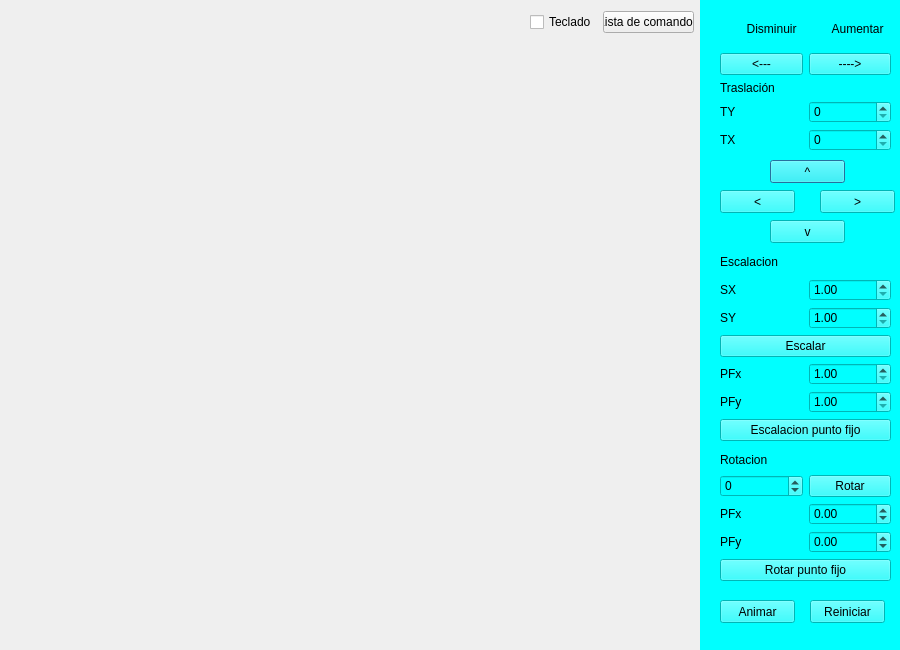
<?xml version="1.0" encoding="UTF-8"?>
<ui version="4.0">
 <class>Dialog</class>
 <widget class="QDialog" name="Dialog">
  <property name="geometry">
   <rect>
    <x>0</x>
    <y>0</y>
    <width>900</width>
    <height>650</height>
   </rect>
  </property>
  <property name="windowTitle">
   <string>Dialog</string>
  </property>
  <widget class="QWidget" name="widget" native="true">
   <property name="geometry">
    <rect>
     <x>700</x>
     <y>0</y>
     <width>200</width>
     <height>650</height>
    </rect>
   </property>
   <property name="styleSheet">
    <string notr="true">background-color: rgb(0, 255, 255);</string>
   </property>
   <widget class="QPushButton" name="pushButtonArriba">
    <property name="geometry">
     <rect>
      <x>70</x>
      <y>160</y>
      <width>75</width>
      <height>23</height>
     </rect>
    </property>
    <property name="text">
     <string>^</string>
    </property>
   </widget>
   <widget class="QPushButton" name="pushButtonDerecha">
    <property name="geometry">
     <rect>
      <x>120</x>
      <y>190</y>
      <width>75</width>
      <height>23</height>
     </rect>
    </property>
    <property name="text">
     <string>&gt;</string>
    </property>
   </widget>
   <widget class="QPushButton" name="pushButtonAbajo">
    <property name="geometry">
     <rect>
      <x>70</x>
      <y>220</y>
      <width>75</width>
      <height>23</height>
     </rect>
    </property>
    <property name="text">
     <string>v</string>
    </property>
   </widget>
   <widget class="QPushButton" name="pushButtonIzquierda">
    <property name="geometry">
     <rect>
      <x>20</x>
      <y>190</y>
      <width>75</width>
      <height>23</height>
     </rect>
    </property>
    <property name="text">
     <string>&lt;</string>
    </property>
   </widget>
   <widget class="QPushButton" name="pushButtonReiniciar">
    <property name="geometry">
     <rect>
      <x>110</x>
      <y>600</y>
      <width>75</width>
      <height>23</height>
     </rect>
    </property>
    <property name="text">
     <string>Reiniciar</string>
    </property>
   </widget>
   <widget class="QWidget" name="layoutWidget">
    <property name="geometry">
     <rect>
      <x>20</x>
      <y>10</y>
      <width>171</width>
      <height>141</height>
     </rect>
    </property>
    <layout class="QVBoxLayout" name="verticalLayout_10">
     <item>
      <layout class="QVBoxLayout" name="verticalLayout_3">
       <item>
        <layout class="QHBoxLayout" name="horizontalLayout_2">
         <item>
          <widget class="QLabel" name="Disminuir">
           <property name="text">
            <string>        Disminuir </string>
           </property>
          </widget>
         </item>
         <item>
          <widget class="QLabel" name="Aumentar">
           <property name="text">
            <string>       Aumentar</string>
           </property>
          </widget>
         </item>
        </layout>
       </item>
       <item>
        <layout class="QHBoxLayout" name="horizontalLayout">
         <item>
          <widget class="QPushButton" name="pushButtonDisminuir">
           <property name="text">
            <string>&lt;---</string>
           </property>
          </widget>
         </item>
         <item>
          <widget class="QPushButton" name="pushButtonAumentar">
           <property name="text">
            <string>----&gt;</string>
           </property>
          </widget>
         </item>
        </layout>
       </item>
      </layout>
     </item>
     <item>
      <layout class="QVBoxLayout" name="verticalLayout_2">
       <item>
        <widget class="QLabel" name="Traslacion">
         <property name="text">
          <string>Traslación</string>
         </property>
        </widget>
       </item>
       <item>
        <layout class="QVBoxLayout" name="verticalLayout_4">
         <item>
          <layout class="QHBoxLayout" name="horizontalLayout_4">
           <item>
            <widget class="QLabel" name="TY">
             <property name="text">
              <string>TY</string>
             </property>
            </widget>
           </item>
           <item>
            <widget class="QSpinBox" name="spinBoxTy"/>
           </item>
          </layout>
         </item>
        </layout>
       </item>
       <item>
        <layout class="QHBoxLayout" name="horizontalLayout_3">
         <item>
          <widget class="QLabel" name="TX">
           <property name="text">
            <string>TX</string>
           </property>
          </widget>
         </item>
         <item>
          <widget class="QSpinBox" name="spinBoxTx"/>
         </item>
        </layout>
       </item>
      </layout>
     </item>
    </layout>
   </widget>
   <widget class="QPushButton" name="pushButtonAnimar">
    <property name="geometry">
     <rect>
      <x>20</x>
      <y>600</y>
      <width>75</width>
      <height>23</height>
     </rect>
    </property>
    <property name="text">
     <string>Animar</string>
    </property>
   </widget>
   <widget class="QWidget" name="">
    <property name="geometry">
     <rect>
      <x>20</x>
      <y>250</y>
      <width>171</width>
      <height>191</height>
     </rect>
    </property>
    <layout class="QVBoxLayout" name="verticalLayout_12">
     <item>
      <layout class="QVBoxLayout" name="verticalLayout">
       <item>
        <layout class="QVBoxLayout" name="verticalLayout_5">
         <item>
          <widget class="QLabel" name="Ecalacion">
           <property name="text">
            <string>Escalacion</string>
           </property>
          </widget>
         </item>
         <item>
          <layout class="QVBoxLayout" name="verticalLayout_6">
           <item>
            <layout class="QHBoxLayout" name="horizontalLayout_5">
             <item>
              <widget class="QLabel" name="label_4">
               <property name="text">
                <string>SX</string>
               </property>
              </widget>
             </item>
             <item>
              <widget class="QDoubleSpinBox" name="doubleSpinBoxSX">
               <property name="minimum">
                <double>1.000000000000000</double>
               </property>
               <property name="maximum">
                <double>20.000000000000000</double>
               </property>
              </widget>
             </item>
            </layout>
           </item>
           <item>
            <layout class="QHBoxLayout" name="horizontalLayout_6">
             <item>
              <widget class="QLabel" name="label_5">
               <property name="text">
                <string>SY</string>
               </property>
              </widget>
             </item>
             <item>
              <widget class="QDoubleSpinBox" name="doubleSpinBoxSY">
               <property name="minimum">
                <double>1.000000000000000</double>
               </property>
               <property name="maximum">
                <double>20.000000000000000</double>
               </property>
              </widget>
             </item>
            </layout>
           </item>
          </layout>
         </item>
        </layout>
       </item>
       <item>
        <widget class="QPushButton" name="pushButtonEscalar">
         <property name="text">
          <string>Escalar</string>
         </property>
        </widget>
       </item>
      </layout>
     </item>
     <item>
      <layout class="QVBoxLayout" name="verticalLayout_9">
       <item>
        <layout class="QVBoxLayout" name="verticalLayout_7">
         <item>
          <layout class="QHBoxLayout" name="horizontalLayout_7">
           <item>
            <widget class="QLabel" name="label_7">
             <property name="text">
              <string>PFx</string>
             </property>
            </widget>
           </item>
           <item>
            <widget class="QDoubleSpinBox" name="doubleSpinBoxPFx">
             <property name="minimum">
              <double>1.000000000000000</double>
             </property>
             <property name="maximum">
              <double>20.000000000000000</double>
             </property>
            </widget>
           </item>
          </layout>
         </item>
         <item>
          <layout class="QHBoxLayout" name="horizontalLayout_8">
           <item>
            <widget class="QLabel" name="label_8">
             <property name="text">
              <string>PFy</string>
             </property>
            </widget>
           </item>
           <item>
            <widget class="QDoubleSpinBox" name="doubleSpinBoxPFy">
             <property name="minimum">
              <double>1.000000000000000</double>
             </property>
             <property name="maximum">
              <double>20.000000000000000</double>
             </property>
            </widget>
           </item>
          </layout>
         </item>
        </layout>
       </item>
       <item>
        <widget class="QPushButton" name="pushButtonEscalacionPF">
         <property name="text">
          <string>Escalacion punto fijo</string>
         </property>
        </widget>
       </item>
      </layout>
     </item>
    </layout>
   </widget>
   <widget class="QWidget" name="">
    <property name="geometry">
     <rect>
      <x>20</x>
      <y>450</y>
      <width>171</width>
      <height>131</height>
     </rect>
    </property>
    <layout class="QVBoxLayout" name="verticalLayout_13">
     <item>
      <layout class="QVBoxLayout" name="verticalLayout_8">
       <item>
        <widget class="QLabel" name="labelRotacion">
         <property name="text">
          <string>Rotacion</string>
         </property>
        </widget>
       </item>
       <item>
        <layout class="QHBoxLayout" name="horizontalLayout_9">
         <item>
          <widget class="QSpinBox" name="spinBoxAngulo">
           <property name="minimum">
            <number>-360</number>
           </property>
           <property name="maximum">
            <number>360</number>
           </property>
          </widget>
         </item>
         <item>
          <widget class="QPushButton" name="pushButtonRotar">
           <property name="text">
            <string>Rotar</string>
           </property>
          </widget>
         </item>
        </layout>
       </item>
      </layout>
     </item>
     <item>
      <layout class="QVBoxLayout" name="verticalLayout_11">
       <item>
        <layout class="QHBoxLayout" name="horizontalLayout_10">
         <item>
          <widget class="QLabel" name="label_10">
           <property name="text">
            <string>PFx</string>
           </property>
          </widget>
         </item>
         <item>
          <widget class="QDoubleSpinBox" name="doubleSpinBoxPFx_Rotacion">
           <property name="minimum">
            <double>-200.000000000000000</double>
           </property>
           <property name="maximum">
            <double>200.000000000000000</double>
           </property>
          </widget>
         </item>
        </layout>
       </item>
       <item>
        <layout class="QHBoxLayout" name="horizontalLayout_12">
         <item>
          <widget class="QLabel" name="label_11">
           <property name="text">
            <string>PFy</string>
           </property>
          </widget>
         </item>
         <item>
          <widget class="QDoubleSpinBox" name="doubleSpinBoxPFy_Rotacion">
           <property name="minimum">
            <double>-200.000000000000000</double>
           </property>
           <property name="maximum">
            <double>200.000000000000000</double>
           </property>
          </widget>
         </item>
        </layout>
       </item>
       <item>
        <widget class="QPushButton" name="pushButtonRotacionPuntoFijo">
         <property name="text">
          <string>Rotar punto fijo</string>
         </property>
        </widget>
       </item>
      </layout>
     </item>
    </layout>
   </widget>
  </widget>
  <widget class="QWidget" name="layoutWidget_3">
   <property name="geometry">
    <rect>
     <x>530</x>
     <y>10</y>
     <width>164</width>
     <height>25</height>
    </rect>
   </property>
   <layout class="QHBoxLayout" name="horizontalLayout_11">
    <item>
     <widget class="QCheckBox" name="checkBoxTeclado_2">
      <property name="text">
       <string>Teclado</string>
      </property>
     </widget>
    </item>
    <item>
     <widget class="QPushButton" name="pushButtonComandos">
      <property name="text">
       <string>Lista de comandos</string>
      </property>
     </widget>
    </item>
   </layout>
  </widget>
 </widget>
 <resources/>
 <connections/>
</ui>
